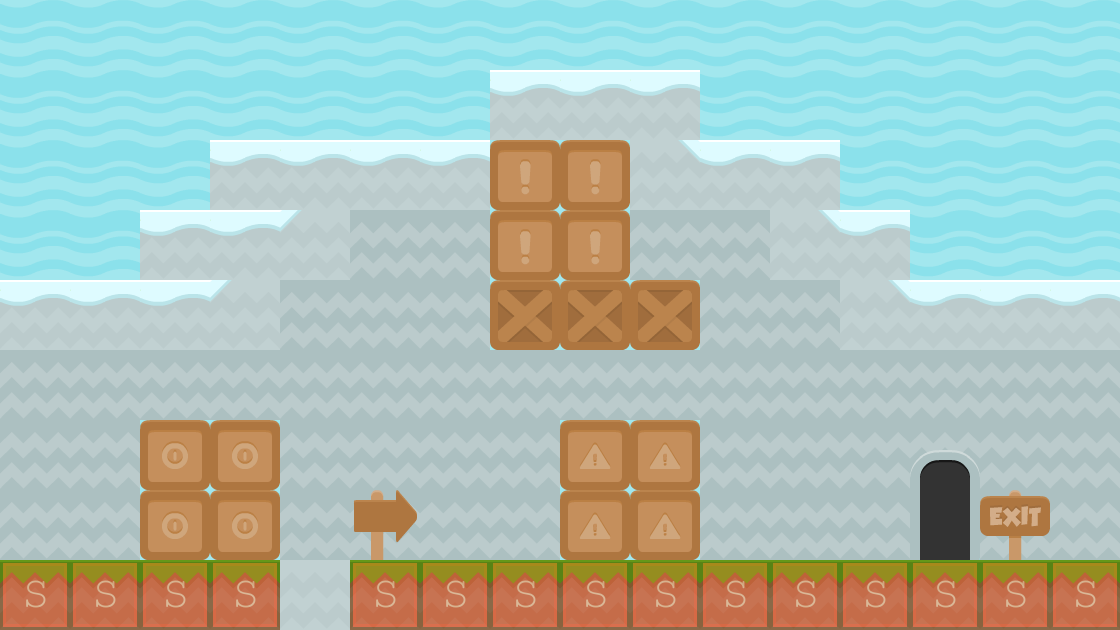

Rendered tile map (Tiled .tmx) drawn with the repository's tilesets; below, a short description and the map source with its tile grids summarised:
An orthogonal 16x9 tile map with 70x70 px tiles, 4 tile layers (back3, background2, background1, collision), 2 tilesets and 14 objects (8x Coin, 2x BadGuy, levelTrigger, Mushroom).

<map version="1.0" orientation="orthogonal" renderorder="right-down" width="16" height="9" tilewidth="70" tileheight="70" backgroundcolor="#7eabe6">
 <properties>
  <property name="type" value="solid" />
 </properties>
 <tileset firstgid="1" name="background-tiles" tilewidth="70" tileheight="70">
  <image source="../img/background-tiles.png" width="910" height="910" />
 </tileset>
 <tileset firstgid="170" name="meta-tiles" tilewidth="70" tileheight="70">
  <image source="../img/meta-tiles.png" width="350" height="70" />
  <tile id="4">
   <properties>
    <property name="type" value="solid" />
   </properties>
  </tile>
 </tileset>
 <layer name="back3" width="16" height="9">
  <data>[144 cells, 11 non-empty, 3 distinct tile ids]</data>
 </layer>
 <layer name="background2" width="16" height="9">
  <data>[144 cells, 140 non-empty, 4 distinct tile ids]</data>
 </layer>
 <layer name="background1" width="16" height="9">
  <data>[144 cells, 95 non-empty, 12 distinct tile ids]</data>
 </layer>
 <layer name="collision" width="16" height="9" opacity="0.31">
  <data>[144 cells, 15 non-empty, 1 distinct tile ids]</data>
 </layer>
 <objectgroup name=" trigger entities">
  <properties>
   <property name="xSpawn" value="400" />
   <property name="ySpawn" value="4" />
  </properties>
  <object name="levelTrigger" x="911" y="442" width="66" height="120">
   <properties>
    <property name="level" value="SeansLevel05" />
   </properties>
  </object>
 </objectgroup>
 <objectgroup name="EnemyEntities">
  <object name="BadGuy" x="636" y="497" width="264" height="60" />
  <object name="BadGuy" x="491" y="497" width="147" height="60" />
 </objectgroup>
 <objectgroup name="CollectableEntities">
  <object name="Coin" x="213" y="415" width="63" height="72" />
  <object name="Mushroom" x="282" y="352" width="66" height="66" />
  <object name="Coin" x="420" y="418" width="69" height="72" />
  <object name="Coin" x="633" y="349" width="69" height="69" />
  <object name="Coin" x="771" y="421" width="69" height="66" />
  <object name="Coin" x="843" y="493" width="66" height="63" />
  <object name="Coin" x="492" y="352" width="66" height="66" />
  <object name="Coin" x="582" y="370" />
  <object x="719" y="363" />
  <object x="761" y="381" />
  <object name="Coin" x="407" y="369" />
 </objectgroup>
</map>
